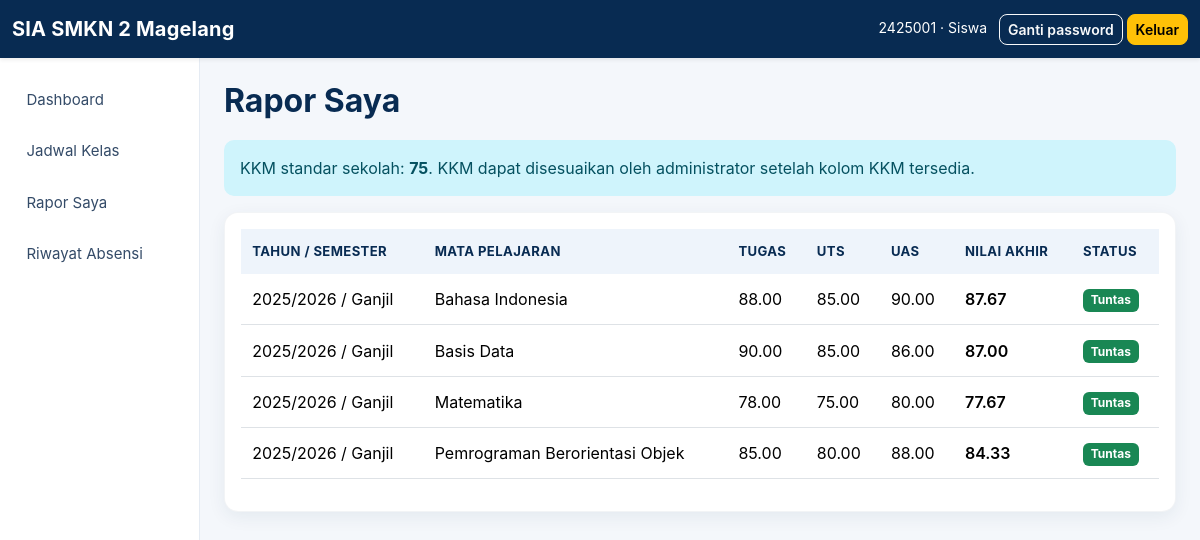
The page /siswa/rapor.php (signed in) on the database its author committed.
### tables this page shows
CREATE TABLE `nilai` (
  `id_nilai` INT NOT NULL AUTO_INCREMENT,
  `nis` VARCHAR(15) NOT NULL,
  `id_mapel` INT NOT NULL,
  `id_guru` INT NOT NULL,
  `id_tahun_ajaran` INT NOT NULL,
  `nilai_tugas` DECIMAL(5,2) NOT NULL DEFAULT 0.00,
  `nilai_uts` DECIMAL(5,2) NOT NULL DEFAULT 0.00,
  `nilai_uas` DECIMAL(5,2) NOT NULL DEFAULT 0.00,
  `nilai_akhir` DECIMAL(5,2) NOT NULL DEFAULT 0.00,
  PRIMARY KEY (`id_nilai`),
  UNIQUE KEY `uq_nilai_siswa_mapel_tahun` (`nis`, `id_mapel`, `id_tahun_ajaran`),
  KEY `fk_nilai_siswa` (`nis`),
  KEY `fk_nilai_mapel` (`id_mapel`),
  KEY `fk_nilai_guru` (`id_guru`),
  KEY `fk_nilai_tahun` (`id_tahun_ajaran`),
  CONSTRAINT `fk_nilai_siswa` FOREIGN KEY (`nis`) REFERENCES `siswa` (`nis`) ON UPDATE CASCADE ON DELETE CASCADE,
  CONSTRAINT `fk_nilai_mapel` FOREIGN KEY (`id_mapel`) REFERENCES `mata_pelajaran` (`id_mapel`) ON UPDATE CASCADE ON DELETE CASCADE,
  CONSTRAINT `fk_nilai_guru` FOREIGN KEY (`id_guru`) REFERENCES `guru` (`id_guru`) ON UPDATE CASCADE ON DELETE CASCADE,
  CONSTRAINT `fk_nilai_tahun` FOREIGN KEY (`id_tahun_ajaran`) REFERENCES `tahun_ajaran` (`id_tahun_ajaran`) ON UPDATE CASCADE ON DELETE CASCADE
);

### config/config.php (called while the page is built, shortened)
<?php
function db(): PDO {
    static $pdo;
    if (!$pdo) {
        $pdo = new PDO('mysql:host='.DB_HOST.';port='.(defined('DB_PORT') ? DB_PORT : 3306).';dbname='.DB_NAME.';charset=utf8mb4', DB_USER, DB_PASS, [
            PDO::ATTR_ERRMODE => PDO::ERRMODE_EXCEPTION,
            PDO::ATTR_DEFAULT_FETCH_MODE => PDO::FETCH_ASSOC,
            PDO::ATTR_EMULATE_PREPARES => false,
        ]);
    }
    return $pdo;
}
function e(mixed $value): string { return htmlspecialchars((string)$value, ENT_QUOTES, 'UTF-8'); }

### siswa/rapor.php (the view, shortened to what this page needs)
<?php
$q=db()->prepare('SELECT v.* FROM view_rapor_siswa v WHERE v.nis=? ORDER BY v.tahun_ajaran,v.semester,v.nama_mapel');
$q->execute([user_reference()]);$rows=$q->fetchAll();$page_title='Rapor Saya';
require '../includes/header.php';require '../includes/sidebar.php';
?><h2>Rapor Saya</h2><div class="alert alert-info">KKM standar sekolah: <strong><?=e(DEFAULT_KKM)?></strong>. KKM dapat disesuaikan oleh administrator setelah kolom KKM tersedia.</div><div class="card p-3"><div class="table-responsive"><table class="table table-hover"><thead><tr><th>Tahun / Semester</th><th>Mata Pelajaran</th><th>Tugas</th><th>UTS</th><th>UAS</th><th>Nilai Akhir</th><th>Status</th></tr></thead><tbody><?php foreach($rows as $r):$tuntas=(float)$r['nilai_akhir']>=DEFAULT_KKM;?><tr><td><?=e($r['tahun_ajaran'].' / '.$r['semester'])?></td><td><?=e($r['nama_mapel'])?></td><td><?=e($r['nilai_tugas'])?></td><td><?=e($r['nilai_uts'])?></td><td><?=e($r['nilai_uas'])?></td><td class="fw-semibold"><?=e($r['nilai_akhir'])?></td><td><span class="badge text-bg-<?=$tuntas?'success':'danger'?>"><?=$tuntas?'Tuntas':'Belum Tuntas'?></span></td></tr><?php endforeach;if(!$rows):?><tr><td colspan="7" class="text-center text-muted py-4">Belum ada nilai.</td></tr><?php endif;?></tbody></table></div></div><?php require '../includes/footer.php';

### assets/css/app.css (style rules this page uses)
:root { --school-navy:#082b52;--school-blue:#0d6efd;--school-light:#f4f7fb;--school-muted:#718096;--school-border:#e5ebf3 }
* { box-sizing:border-box }
body { background:var(--school-light);color:#24344d;font-family:Inter,system-ui,-apple-system,"Segoe UI",sans-serif }
h1,h2,h3,h4,h5 { color:var(--school-navy);font-weight:700 }
h2 { margin-bottom:1.25rem }
.card { border:1px solid rgba(8,43,82,.05);border-radius:14px;box-shadow:0 5px 18px rgba(18,52,90,.07) }
.table { vertical-align:middle }
.table thead th { background:#eef4fb;border-bottom:0;color:var(--school-navy);font-size:.82rem;text-transform:uppercase;letter-spacing:.03em;white-space:nowrap }
.table>:not(caption)>*>* { padding:.78rem .7rem }
.badge { border-radius:6px;padding:.45em .65em }
.alert { border:0;border-radius:10px }

### rows shown on the page
nilai: semester "2025/2026 / Ganjil", nama_mapel "Bahasa Indonesia", nilai_tugas "88.00", nilai_uts "85.00", nilai_uas "90.00", nilai_akhir "87.67", shows "Tuntas"
nilai: semester "2025/2026 / Ganjil", nama_mapel "Basis Data", nilai_tugas "90.00", nilai_uts "85.00", nilai_uas "86.00", nilai_akhir "87.00", shows "Tuntas"
nilai: semester "2025/2026 / Ganjil", nama_mapel "Matematika", nilai_tugas "78.00", nilai_uts "75.00", nilai_uas "80.00", nilai_akhir "77.67", shows "Tuntas"
nilai: semester "2025/2026 / Ganjil", nama_mapel "Pemrograman Berorientasi Objek", nilai_tugas "85.00", nilai_uts "80.00", nilai_uas "88.00", nilai_akhir "84.33", shows "Tuntas"

### other values the page prints
current_user()['username'] "2425001"
role_label(current_user()['role']) "Siswa"
DEFAULT_KKM "75"
